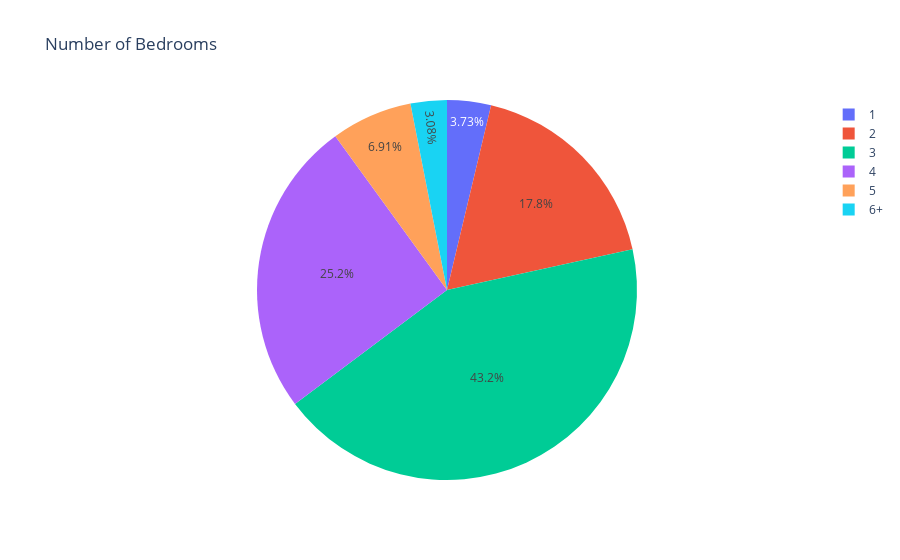

Notebook code for this chart:
### Code cell
import plotly.express as px

fig = px.pie(
    bed_df,
    values='count',
    names='bed',
    title='Number of Bedrooms',
    category_orders={
        "bed": ["1", "2", "3", "4", "5", "6+"]
    },
    labels={
        "bed": "# of Bedrooms"
    }
)
    
fig.show()

### Figure 1 — Plotly figure (JSON) as saved in the notebook; plotly's stock layout.template omitted (floating-point values rounded to 4 significant figures)
{"data": [{"direction": "clockwise", "domain": {"x": [0, 1], "y": [0, 1]}, "hovertemplate": "# of Bedrooms=%{label}<br>count=%{value}<extra></extra>", "labels": ["1", "2", "3", "4", "5", "6+"], "legendgroup": "", "name": "", "showlegend": true, "sort": false, "type": "pie", "values": [65098, 311019, 753923, 440566, 120637, 53822]}], "layout": {"autosize": true, "hiddenlabels": [], "legend": {"tracegroupgap": 0}, "title": {"text": "Number of Bedrooms"}}}
